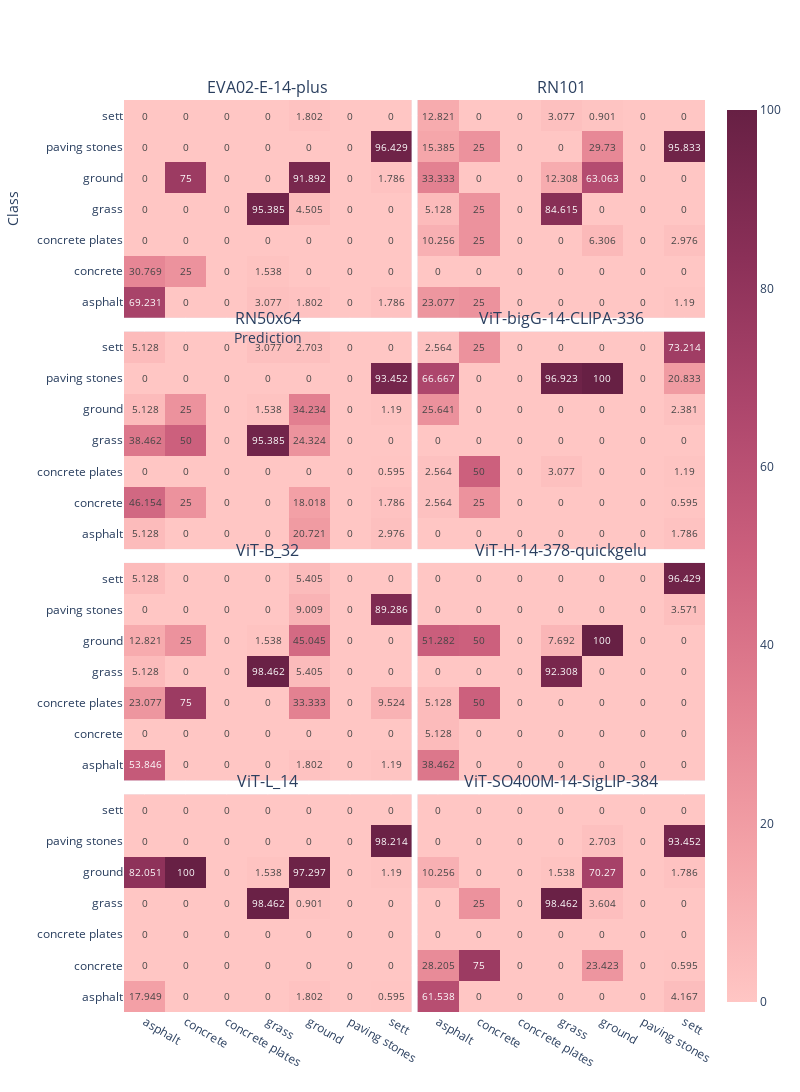

The cell this chart's notebook holds for it:
### Code cell
# fig = go.Figure().set_subplots(rows=n_rows, cols=2, shared_xaxes=True, shared_yaxes=True, vertical_spacing=0.05, horizontal_spacing=0.01)
fig = make_subplots(rows=n_rows, cols=2, 
                    shared_xaxes=True, 
                    shared_yaxes=True,
                    subplot_titles=list(modelwise_confusion_matrices.keys()),
                    vertical_spacing=0.015, 
                    horizontal_spacing=0.01,
                    # x_title="Prediction",
                    # y_title="Class",
                    )

for i,matrix in enumerate(modelwise_confusion_matrices):
    subplot = px.imshow(modelwise_confusion_matrices[matrix].T,
                
                x=available_classes,
                y=available_classes,
              text_auto=True, 
              #  aspect="auto",
               )
    
    # print(i//2+1,i%2+1)

    fig.add_trace(subplot.data[0], row=i//2+1, col=i%2+1)
    # fig.append_trace(subplot.data[0], row=i//2+1, col=i%2+1)

fig.update_coloraxes(colorscale=px.colors.sequential.Burg)
fig.update_layout(height=400*n_rows, width=400*2,
                  xaxis_title="Prediction",
                  yaxis_title="Class",
                  showlegend=True,)
fig.show()

### Figure 1 — Plotly figure (JSON) as saved in the notebook; plotly's stock layout.template omitted (floating-point values rounded to 4 significant figures)
{"data": [{"coloraxis": "coloraxis", "hovertemplate": "x: %{x}<br>y: %{y}<br>color: %{z}<extra></extra>", "name": "0", "texttemplate": "%{z}", "type": "heatmap", "x": ["asphalt", "concrete", "concrete plates", "grass", "ground", "paving stones", "sett"], "xaxis": "x", "y": ["asphalt", "concrete", "concrete plates", "grass", "ground", "paving stones", "sett"], "yaxis": "y", "z": [[69.23, 0, 0, 3.077, 1.802, 0, 1.786], [30.77, 25, 0, 1.538, 0, 0, 0], [0, 0, 0, 0, 0, 0, 0], [0, 0, 0, 95.39, 4.505, 0, 0], [0, 75, 0, 0, 91.89, 0, 1.786], [0, 0, 0, 0, 0, 0, 96.43], [0, 0, 0, 0, 1.802, 0, 0]]}, {"coloraxis": "coloraxis", "hovertemplate": "x: %{x}<br>y: %{y}<br>color: %{z}<extra></extra>", "name": "0", "texttemplate": "%{z}", "type": "heatmap", "x": ["asphalt", "concrete", "concrete plates", "grass", "ground", "paving stones", "sett"], "xaxis": "x2", "y": ["asphalt", "concrete", "concrete plates", "grass", "ground", "paving stones", "sett"], "yaxis": "y2", "z": [[23.08, 25, 0, 0, 0, 0, 1.19], [0, 0, 0, 0, 0, 0, 0], [10.26, 25, 0, 0, 6.306, 0, 2.976], [5.128, 25, 0, 84.61, 0, 0, 0], [33.33, 0, 0, 12.31, 63.06, 0, 0], [15.38, 25, 0, 0, 29.73, 0, 95.83], [12.82, 0, 0, 3.077, 0.901, 0, 0]]}, {"coloraxis": "coloraxis", "hovertemplate": "x: %{x}<br>y: %{y}<br>color: %{z}<extra></extra>", "name": "0", "texttemplate": "%{z}", "type": "heatmap", "x": ["asphalt", "concrete", "concrete plates", "grass", "ground", "paving stones", "sett"], "xaxis": "x3", "y": ["asphalt", "concrete", "concrete plates", "grass", "ground", "paving stones", "sett"], "yaxis": "y3", "z": [[5.128, 0, 0, 0, 20.72, 0, 2.976], [46.15, 25, 0, 0, 18.02, 0, 1.786], [0, 0, 0, 0, 0, 0, 0.595], [38.46, 50, 0, 95.39, 24.32, 0, 0], [5.128, 25, 0, 1.538, 34.23, 0, 1.19], [0, 0, 0, 0, 0, 0, 93.45], [5.128, 0, 0, 3.077, 2.703, 0, 0]]}, {"coloraxis": "coloraxis", "hovertemplate": "x: %{x}<br>y: %{y}<br>color: %{z}<extra></extra>", "name": "0", "texttemplate": "%{z}", "type": "heatmap", "x": ["asphalt", "concrete", "concrete plates", "grass", "ground", "paving stones", "sett"], "xaxis": "x4", "y": ["asphalt", "concrete", "concrete plates", "grass", "ground", "paving stones", "sett"], "yaxis": "y4", "z": [[0, 0, 0, 0, 0, 0, 1.786], [2.564, 25, 0, 0, 0, 0, 0.595], [2.564, 50, 0, 3.077, 0, 0, 1.19], [0, 0, 0, 0, 0, 0, 0], [25.64, 0, 0, 0, 0, 0, 2.381], [66.67, 0, 0, 96.92, 100, 0, 20.83], [2.564, 25, 0, 0, 0, 0, 73.21]]}, {"coloraxis": "coloraxis", "hovertemplate": "x: %{x}<br>y: %{y}<br>color: %{z}<extra></extra>", "name": "0", "texttemplate": "%{z}", "type": "heatmap", "x": ["asphalt", "concrete", "concrete plates", "grass", "ground", "paving stones", "sett"], "xaxis": "x5", "y": ["asphalt", "concrete", "concrete plates", "grass", "ground", "paving stones", "sett"], "yaxis": "y5", "z": [[53.85, 0, 0, 0, 1.802, 0, 1.19], [0, 0, 0, 0, 0, 0, 0], [23.08, 75, 0, 0, 33.33, 0, 9.524], [5.128, 0, 0, 98.46, 5.405, 0, 0], [12.82, 25, 0, 1.538, 45.05, 0, 0], [0, 0, 0, 0, 9.009, 0, 89.29], [5.128, 0, 0, 0, 5.405, 0, 0]]}, {"coloraxis": "coloraxis", "hovertemplate": "x: %{x}<br>y: %{y}<br>color: %{z}<extra></extra>", "name": "0", "texttemplate": "%{z}", "type": "heatmap", "x": ["asphalt", "concrete", "concrete plates", "grass", "ground", "paving stones", "sett"], "xaxis": "x6", "y": ["asphalt", "concrete", "concrete plates", "grass", "ground", "paving stones", "sett"], "yaxis": "y6", "z": [[38.46, 0, 0, 0, 0, 0, 0], [5.128, 0, 0, 0, 0, 0, 0], [5.128, 50, 0, 0, 0, 0, 0], [0, 0, 0, 92.31, 0, 0, 0], [51.28, 50, 0, 7.692, 100, 0, 0], [0, 0, 0, 0, 0, 0, 3.571], [0, 0, 0, 0, 0, 0, 96.43]]}, {"coloraxis": "coloraxis", "hovertemplate": "x: %{x}<br>y: %{y}<br>color: %{z}<extra></extra>", "name": "0", "texttemplate": "%{z}", "type": "heatmap", "x": ["asphalt", "concrete", "concrete plates", "grass", "ground", "paving stones", "sett"], "xaxis": "x7", "y": ["asphalt", "concrete", "concrete plates", "grass", "ground", "paving stones", "sett"], "yaxis": "y7", "z": [[17.95, 0, 0, 0, 1.802, 0, 0.595], [0, 0, 0, 0, 0, 0, 0], [0, 0, 0, 0, 0, 0, 0], [0, 0, 0, 98.46, 0.901, 0, 0], [82.05, 100, 0, 1.538, 97.3, 0, 1.19], [0, 0, 0, 0, 0, 0, 98.21], [0, 0, 0, 0, 0, 0, 0]]}, {"coloraxis": "coloraxis", "hovertemplate": "x: %{x}<br>y: %{y}<br>color: %{z}<extra></extra>", "name": "0", "texttemplate": "%{z}", "type": "heatmap", "x": ["asphalt", "concrete", "concrete plates", "grass", "ground", "paving stones", "sett"], "xaxis": "x8", "y": ["asphalt", "concrete", "concrete plates", "grass", "ground", "paving stones", "sett"], "yaxis": "y8", "z": [[61.54, 0, 0, 0, 0, 0, 4.167], [28.2, 75, 0, 0, 23.42, 0, 0.595], [0, 0, 0, 0, 0, 0, 0], [0, 25, 0, 98.46, 3.604, 0, 0], [10.26, 0, 0, 1.538, 70.27, 0, 1.786], [0, 0, 0, 0, 2.703, 0, 93.45], [0, 0, 0, 0, 0, 0, 0]]}], "layout": {"annotations": [{"font": {"size": 16}, "showarrow": false, "text": "EVA02-E-14-plus", "x": 0.2475, "xanchor": "center", "xref": "paper", "y": 1, "yanchor": "bottom", "yref": "paper"}, {"font": {"size": 16}, "showarrow": false, "text": "RN101", "x": 0.7525, "xanchor": "center", "xref": "paper", "y": 1, "yanchor": "bottom", "yref": "paper"}, {"font": {"size": 16}, "showarrow": false, "text": "RN50x64", "x": 0.2475, "xanchor": "center", "xref": "paper", "y": 0.7462, "yanchor": "bottom", "yref": "paper"}, {"font": {"size": 16}, "showarrow": false, "text": "ViT-bigG-14-CLIPA-336", "x": 0.7525, "xanchor": "center", "xref": "paper", "y": 0.7462, "yanchor": "bottom", "yref": "paper"}, {"font": {"size": 16}, "showarrow": false, "text": "ViT-B_32", "x": 0.2475, "xanchor": "center", "xref": "paper", "y": 0.4925, "yanchor": "bottom", "yref": "paper"}, {"font": {"size": 16}, "showarrow": false, "text": "ViT-H-14-378-quickgelu", "x": 0.7525, "xanchor": "center", "xref": "paper", "y": 0.4925, "yanchor": "bottom", "yref": "paper"}, {"font": {"size": 16}, "showarrow": false, "text": "ViT-L_14", "x": 0.2475, "xanchor": "center", "xref": "paper", "y": 0.2387, "yanchor": "bottom", "yref": "paper"}, {"font": {"size": 16}, "showarrow": false, "text": "ViT-SO400M-14-SigLIP-384", "x": 0.7525, "xanchor": "center", "xref": "paper", "y": 0.2387, "yanchor": "bottom", "yref": "paper"}], "coloraxis": {"colorscale": [[0, "rgb(255, 198, 196)"], [0.1667, "rgb(244, 163, 168)"], [0.3333, "rgb(227, 129, 145)"], [0.5, "rgb(204, 96, 125)"], [0.6667, "rgb(173, 70, 108)"], [0.8333, "rgb(139, 48, 88)"], [1, "rgb(103, 32, 68)"]]}, "height": 1600, "showlegend": true, "width": 800, "xaxis": {"anchor": "y", "domain": [0, 0.495], "matches": "x7", "showticklabels": false, "title": {"text": "Prediction"}}, "xaxis2": {"anchor": "y2", "domain": [0.505, 1], "matches": "x8", "showticklabels": false}, "xaxis3": {"anchor": "y3", "domain": [0, 0.495], "matches": "x7", "showticklabels": false}, "xaxis4": {"anchor": "y4", "domain": [0.505, 1], "matches": "x8", "showticklabels": false}, "xaxis5": {"anchor": "y5", "domain": [0, 0.495], "matches": "x7", "showticklabels": false}, "xaxis6": {"anchor": "y6", "domain": [0.505, 1], "matches": "x8", "showticklabels": false}, "xaxis7": {"anchor": "y7", "domain": [0, 0.495]}, "xaxis8": {"anchor": "y8", "domain": [0.505, 1]}, "yaxis": {"anchor": "x", "domain": [0.7612, 1], "title": {"text": "Class"}}, "yaxis2": {"anchor": "x2", "domain": [0.7612, 1], "matches": "y", "showticklabels": false}, "yaxis3": {"anchor": "x3", "domain": [0.5075, 0.7462]}, "yaxis4": {"anchor": "x4", "domain": [0.5075, 0.7462], "matches": "y3", "showticklabels": false}, "yaxis5": {"anchor": "x5", "domain": [0.2537, 0.4925]}, "yaxis6": {"anchor": "x6", "domain": [0.2537, 0.4925], "matches": "y5", "showticklabels": false}, "yaxis7": {"anchor": "x7", "domain": [0, 0.2387]}, "yaxis8": {"anchor": "x8", "domain": [0, 0.2387], "matches": "y7", "showticklabels": false}}}
